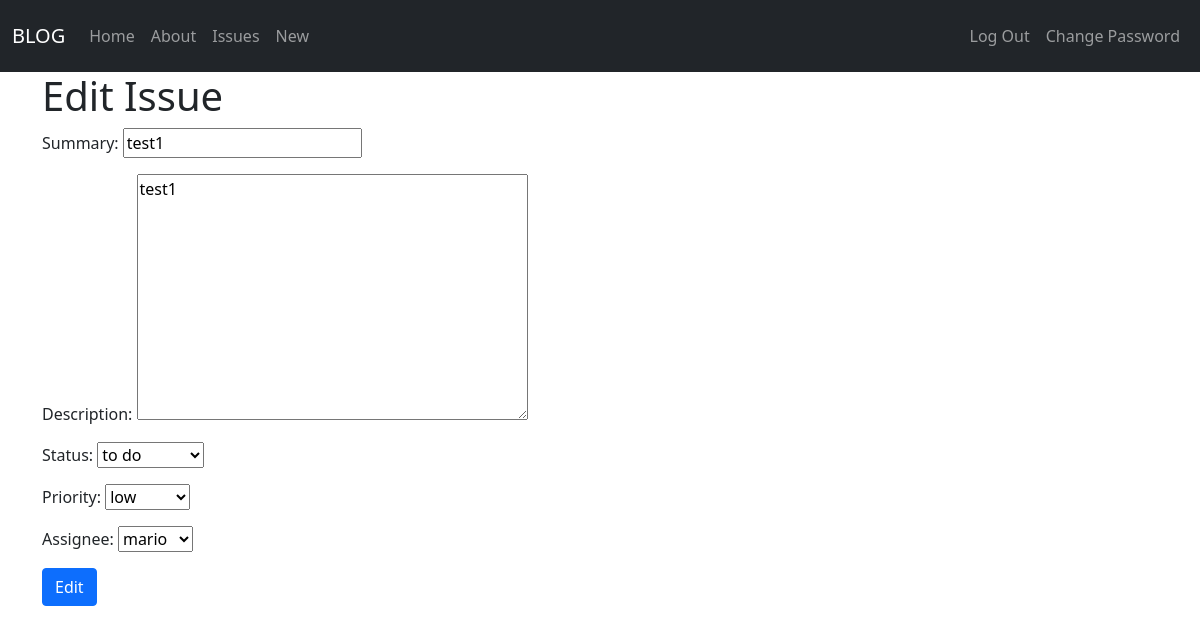
Screenshot of /issues/1/edit/ (signed in) with the database file from the repository.
### issues/models.py (models this page shows, shortened)
class Issue(models.Model):
    summary = models.CharField(max_length=264)
    description = models.TextField()
    status = models.ForeignKey(
        Status,
        on_delete=models.CASCADE
    )
    priority = models.ForeignKey(
        Priority,
        on_delete=models.CASCADE
    )
    assignee = models.ForeignKey(
        get_user_model(),
        on_delete=models.CASCADE
    )
    reporter = models.ForeignKey(
        get_user_model(),
        on_delete=models.CASCADE,
        related_name="reporter"
    )
    created_at = models.DateTimeField(auto_now_add=True)

### issues/views.py (the view, shortened to what this page needs)
# urls.py: path("<int:pk>/edit/", views.IssueUpdateView.as_view(), name="edit"),
class IssueUpdateView(
    LoginRequiredMixin,
    UpdateView):
    template_name = "issues/edit.html"
    model = Issue
    fields = ['summary', 'description', 'status', 'priority', 'assignee']

### issues/models.py (called while the page is built)
    def __str__(self):
        return self.name

    def __str__(self):
        return self.name

### templates/issues/edit.html (shortened to what this page needs)
{% extends 'base.html' %}
{% block content %}
<h1>Edit Issue</h1>
<form action="" method="POST">
    {{ form.as_p}}
    <input type="submit" class="btn btn-primary" value="Edit">
</form>
{% endblock content %}

### rows the page displays
Issue: summary "test1", description "test1", status "to do", priority "low", assignee "mario"
